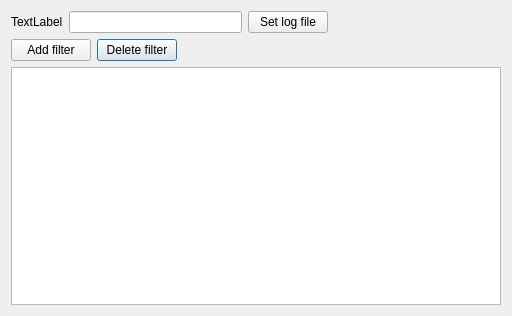
<?xml version="1.0" encoding="UTF-8"?>
<ui version="4.0">
 <class>SettingsWindow</class>
 <widget class="QDialog" name="SettingsWindow">
  <property name="geometry">
   <rect>
    <x>0</x>
    <y>0</y>
    <width>512</width>
    <height>316</height>
   </rect>
  </property>
  <property name="windowTitle">
   <string>Dialog</string>
  </property>
  <layout class="QGridLayout" name="gridLayout">
   <item row="2" column="0" colspan="3">
    <widget class="QListWidget" name="listWidget"/>
   </item>
   <item row="1" column="1">
    <widget class="QPushButton" name="pushButton_3">
     <property name="sizePolicy">
      <sizepolicy hsizetype="Maximum" vsizetype="Fixed">
       <horstretch>0</horstretch>
       <verstretch>0</verstretch>
      </sizepolicy>
     </property>
     <property name="text">
      <string>Delete filter</string>
     </property>
    </widget>
   </item>
   <item row="1" column="0">
    <widget class="QPushButton" name="pushButton_2">
     <property name="sizePolicy">
      <sizepolicy hsizetype="Maximum" vsizetype="Fixed">
       <horstretch>0</horstretch>
       <verstretch>0</verstretch>
      </sizepolicy>
     </property>
     <property name="text">
      <string>Add filter</string>
     </property>
    </widget>
   </item>
   <item row="0" column="0" colspan="3">
    <layout class="QHBoxLayout" name="horizontalLayout">
     <item>
      <widget class="QLabel" name="label">
       <property name="text">
        <string>TextLabel</string>
       </property>
      </widget>
     </item>
     <item>
      <widget class="QLineEdit" name="lineEdit"/>
     </item>
     <item>
      <widget class="QPushButton" name="pushButton">
       <property name="text">
        <string>Set log file</string>
       </property>
      </widget>
     </item>
     <item>
      <spacer name="horizontalSpacer">
       <property name="orientation">
        <enum>Qt::Horizontal</enum>
       </property>
       <property name="sizeHint" stdset="0">
        <size>
         <width>40</width>
         <height>20</height>
        </size>
       </property>
      </spacer>
     </item>
    </layout>
   </item>
  </layout>
 </widget>
 <resources/>
 <connections/>
</ui>
